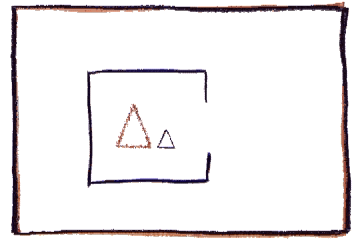
%> input picture code/image_processing/intermediate_data/0001.png, 360 x 240 px, given in place of 0051.png, which was not available
$ octave getRectangle.m   (GNU Octave 9; MATLAB toolbox functions it lacks are replaced by stand-ins)
%> lines starting %> are read from the running program, lines starting %| are printed output that depends on the picture; in (x1, y1, x2, y2) boxes, pixels count from 0 and x2, y2 are one past the last pixel; in counts of white or black regions, pixels touching at a corner belong together; the program's own positions count from 1; pictures that were not available may be replaced by others from this repository, and a replacement may not be noted
### code/image_processing/getShapes.m
function [dataArray newImage, dg2] = getShapes(diffImageGray, nbrs, range, intensity)
[height width] = size(diffImageGray);
if nargin < 4
    intensity = 100;
end

if nargin < 3
    range = 4;
end

if nargin < 2
    nbrs = 10;
end
% dancing videos nbrs = 0
% coaxing videos nbrs = 10 range = 4;
[dg1 dg2 dg3] = eroDilate(diffImageGray, 1);
%dg2 = diffImageGray;
%dg2 = dg1;
dg2(dg2< intensity) = 0;
dg2(dg2>= intensity) = 255;
imageData = dg2;
range = 4;
mat = -(range):range;
newImage = zeros(height, width);
newImage(1:range,:) = imageData(1:range,:);
newImage(height-range + 1,:) = imageData(height-range +1,:);
newImage(:,1:range) = imageData(:,1:range);
newImage(:,width- range + 1) = imageData(:,width-range + 1);
k = 0;
dataArray = zeros((height - 2*range)* (width - 2*range), 2);
count = 1;
for i = range +1:height-range
    for j = range +1:width-range
        temp = sum(sum(imageData(i+mat, j+mat)))/255;
        if (temp < nbrs)
            newImage(i,j) = 0;
        else
            newImage(i,j) = imageData(i,j);
            if(newImage(i, j) == 255)
                dataArray(count, :) = [i j];
                count = count+1;
            end
        end
    end
    k = k + 1;
end
dataArray = dataArray(1:count-1, :);
%imshow(newImage);
end

### code/image_processing/eroDilate.m
function [erodeImage dilImage imageData] = eroDilate(imageData, range)
%%eroDilate: this function erodes an image and then dilates it inorder to
%remove noises in the image and create solid boundaries in the object
% imageName : Name of the image on which the process is to be applied
%%
%imageData = imread(imageName);
%imageData = rgb2gray(imageData);
if nargin < 2
    range = 1;
end

[height width] = size(imageData);
mat = -(range):range;
newImage = zeros(height, width);
newImage(1:range,:) = imageData(1:range,:);
newImage(height-range + 1,:) = imageData(height-range +1,:);
newImage(:,1:range) = imageData(:,1:range);
newImage(:,width- range + 1) = imageData(:,width-range + 1);
for i = range +1:height-range
    for j = range +1:width-range
        newImage(i,j) = max(max(imageData(i+mat, j+mat)));
    end
end
erodeImage = uint8(newImage);
for i = range+1:height-range
    for j = range+1:width-range
        newImage(i,j) = min(min(erodeImage(i+mat, j+mat)));
    end
end
dilImage = uint8(newImage);
end

### code/image_processing/houghTest.m
function [BW vertex tmpImg P] = houghTest(BW, peakVal, numLines, pth, Previous)
    if nargin < 2
        peakVal = 0.5;
    end
    if nargin < 3
        numLines = 3;
    end

close all;
      % [4 lines of commented-out code are left out]
      imwrite(BW, 'pic.jpg', 'jpg');
      [H,T,R] = hough(BW, 'RhoResolution',2);
      % [6 lines of commented-out code are left out]


      P  = houghpeaks(H,numLines,'threshold',peakVal*(max(H(:))), ...
          'NHoodSize', [49 49]);
      x = T(P(:,2));
      y = R(P(:,1));
      fprintf('Number of peaks detected is %d\n', length(x));
      % [7 lines of commented-out code are left out]
      h = figure('visible', 'on'); imshow(BW), hold on
      x1 = 1:max(size(BW));
      yf = cell(numLines);
      for i = 1:numLines
          theta = x(i)*pi/180;
          y1 = round(y(i)/sin(theta) - x1*cot(theta));
          yf{i} = [y1' x1'];
          plot(x1,y1, 'LineWidth', 1);
          %axis([1 360 1 360]);
      end
      vertex= zeros(numLines, 2);
      tmp = 0;
      disp ('Calculating vertices of the triangle');
      for i = 1:numLines
          next = mod(i+tmp, numLines) + 1 ;
          theta1 = x(i)*pi/180;
          theta2 = x(next)*pi/180;
          xVert = (y(i)*sin(theta2) - y(next)*sin(theta1))/(sin(theta2-theta1));
          yVert = (y(i)*cos(theta2) - y(next)*cos(theta1))/(sin(theta1-theta2));
          vertex(i, :) = round([xVert yVert]);
          assert(~isempty(vertex(i,:)));
      end
      % axis([240, 360, 240, 360])
      %hold off;
      vertex
      plot(vertex(1, 1),vertex(1, 2),'x','LineWidth',1,'Color','yellow');
      plot(vertex(2, 1),vertex(2, 2),'x','LineWidth',1,'Color','red');
      if(numLines > 2)
        plot(vertex(3, 1),vertex(3, 2),'x','LineWidth',1,'Color','cyan');
        if(numLines > 3)
            plot(vertex(4, 1),vertex(4, 2),'x','LineWidth',1,'Color','blue');
            t= round(mean(vertex(3:4, :)));
            t1 = round((t + vertex(3, :))/2);
            t2 = round((t + vertex(4, :))/2);
            t2(1,2) = t2(1,2);
            plot(t1(1,1), t1(1,2),'x','LineWidth',1,'Color','cyan');
            plot(t2(1,1), t2(1,2),'x','LineWidth',1,'Color','blue');
            fp = fopen('test.txt', 'w');
            fprintf(fp, '%d %d \n %d %d \n %d %d \n%d %d \n%d %d \n%d %d \n',...
                vertex(1, 1), vertex(1, 2),vertex(2, 1), vertex(2, 2),...
                vertex(3, 1), vertex(3, 2),vertex(4, 1), vertex(4, 2), t1(1,1), t1(1,2), t2(1,1), t2(1,2));
            fclose(fp);
        end
      end

      % [5 lines of commented-out code are left out]
      print(h, '-dpng', pth);

        cell1 = getTriangle(vertex, 2);
        tmpImg = BW;
        diffTemp = zeros(size(BW));
        [height width] = size(BW);
        for i =1:size(cell1, 1)
            for j =1:size(cell1{i}, 1)
                tmp = cell1{i};
                tmp(tmp < 1) = 1;
                t1 = tmp(:,1);
                t1(t1>height) = height;
                tmp(:,1) = t1;
                t1 = tmp(:,2);
                t1(t1>width) = width;
                tmp(:,2) = t1;
                tmpImg(tmp(j,1), tmp(j,2)) = BW(tmp(j,1), tmp(j,2)) - BW(tmp(j,1), tmp(j,2));
                diffTemp(tmp(j,1), tmp(j,2)) = mod(diffTemp(tmp(j,1), tmp(j,2)), 255)+255 - BW(tmp(j,1), tmp(j,2));
            end
        end
        % [4 lines of commented-out code are left out]
end


        %plot(xy(:,1),xy(:,2),'LineWidth',2,'Color','green');
%hough transform matlab code
        % plot beginnings and ends of lines
        %plot(xy(1,1),xy(1,2),'x','LineWidth',1,'Color','yellow');
        %plot(xy(2,1),xy(2,2),'x','LineWidth',1,'Color','red');

        % determine the endpoints of the longest line segment

      % highlight the longest line segment
      %plot(xy_long(:,1),xy_long(:,2),'LineWidth',2,'Color','cyan');
%}

### code/image_processing/getRectangle.m
%function [] = getRectangle()
%end
directory = '../database/ImageChase';
currentImage = imread([directory '/' '0051.png']);
%> currentImage is the input picture: size 240x360x3 uint8; mean R, G, B 238.5, 235.6, 236.5
standardImage = imread([directory '/' '0004.png']);
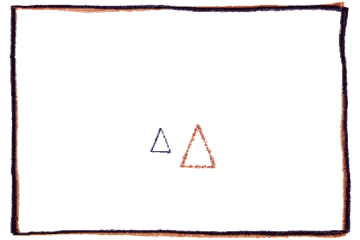
%> input picture code/image_processing/intermediate_data/0046.png, 360 x 240 px, given in place of 0004.png, which was not available
%> standardImage is the input picture: size 240x360x3 uint8; mean R, G, B 242.1, 239.1, 239.4
diffImage = standardImage - currentImage;
diffImage = rgb2gray(diffImage);
%> diffImage: size 240x360 uint8
diffImage = imresize(diffImage, [240 360]);
[r h] = size(diffImage);
%> r = 240; h = 360
[data image dg] = getShapes(diffImage, 0, 0, 60);
%> in eroDilate, `newImage(1:range,:) = imageData(1:range,:);`: newImage: size 240x360 double; every value is 0
%> after the loop in eroDilate, `for i = range +1:height-range`: newImage: size 240x360 double; min 0, max 248, mean 11.5
%> after the loop in eroDilate, `for i = range+1:height-range`: newImage: size 240x360 double; min 0, max 248, mean 5.8
%> in getShapes, `dg2(dg2>= intensity) = 255;`: dg2: size 240x360 uint8; 3.1% white; 90 white regions (80 under 20 px), largest, box (x1, y1, x2, y2) and area: (87, 69, 211, 188) 1495, (116, 104, 151, 149) 361, (14, 8, 21, 106) 194
%> in getShapes, `newImage(1:range,:) = imageData(1:range,:);`: newImage: size 240x360 double; 0% white in thin lines or dots, all inside (x1, y1, x2, y2) = (343, 2, 345, 4)
%> after the loop in getShapes, `for i = range +1:height-range`:
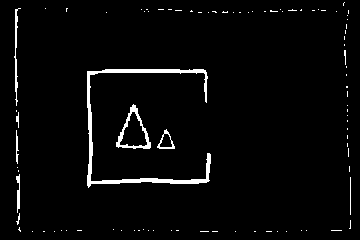
%> newImage: size 240x360 double; 3.1% white; 90 white regions (80 under 20 px), largest, box (x1, y1, x2, y2) and area: (87, 69, 211, 188) 1495, (116, 104, 151, 149) 361, (14, 8, 21, 106) 194
%> after the loop in getShapes, `for i = range +1:height-range`: count = 2658; k = 232
%> in getShapes, `dataArray = dataArray(1:count-1, :);`: dataArray = 2657 rows, first 12: [5 344; 6 344; 9 19; 9 20; 9 21; 9 46; 9 67; 9 68; 10 16; 10 17; 10 18; 10 67]
%> data has the same summary as dataArray in getShapes
[dataOrigin imageOrigin gdOrigin] = getShapes(255 ...
            -rgb2gray(imresize(currentImage, [240 360])), 0, 0, 60);
%> call 2 of getShapes, with nbrs = 0, range = 0, intensity = 60
%> call 2 of eroDilate, with range = 1
%> after the loop in eroDilate (call 2), `for i = range +1:height-range`: newImage: size 240x360 double; min 0, max 248, mean 29
%> after the loop in eroDilate (call 2), `for i = range+1:height-range`:
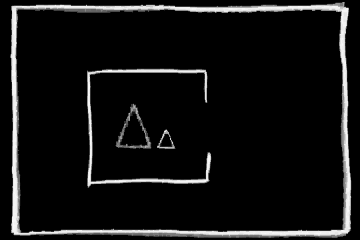
%> newImage: size 240x360 double; min 0, max 248, mean 19
%> in getShapes (call 2), `dg2(dg2>= intensity) = 255;`: dg2: size 240x360 uint8; 10.2% white; 4 white regions, box (x1, y1, x2, y2) and area: (10, 2, 351, 238) 6810, (87, 69, 211, 188) 1498, (116, 104, 151, 149) 362, (157, 129, 175, 149) 103
%> in getShapes (call 2), `newImage(1:range,:) = imageData(1:range,:);`: newImage: size 240x360 double; 0.02% white in thin lines or dots, all inside (x1, y1, x2, y2) = (335, 2, 345, 4)
%> in getShapes (call 2), `newImage(height-range + 1,:) = imageData(height-range +1,:);`: newImage: size 240x360 double; 0.23% white in thin lines or dots, all inside (x1, y1, x2, y2) = (148, 2, 345, 237)
%> after the loop in getShapes (call 2), `for i = range +1:height-range`:
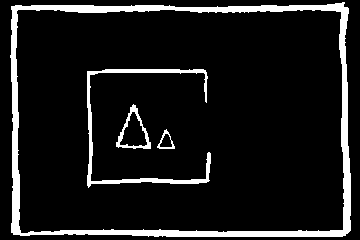
%> newImage: size 240x360 double; 10.1% white; 4 white regions, box (x1, y1, x2, y2) and area: (10, 2, 351, 237) 6725, (87, 69, 211, 188) 1498, (116, 104, 151, 149) 362, (157, 129, 175, 149) 103
%> after the loop in getShapes (call 2), `for i = range +1:height-range`: count = 8492; k = 232
tempImage = zeros(size(diffImage));
tempImage(20:220, 25:335) = imageOrigin(20:220,25:335);

squareImage = tempImage - image; %imageOrigin(3:237, 4:356);
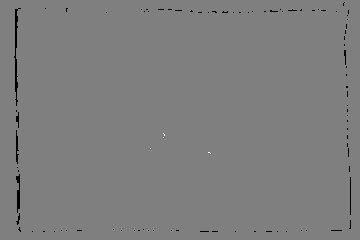
%> squareImage: size 240x360 double; min -255, max 255, mean -2.1; drawn with min black and max white
%imshow(image)
pth = ['test1' '/' 'check' '.lim.png'];
%image = edge(image,'canny');
[bw, vertices reducedImage1 P] = houghTest(squareImage, 0.3,...
    3,pth, 0);
%> in houghTest, `[H,T,R] = hough(BW, 'RhoResolution',2);`:
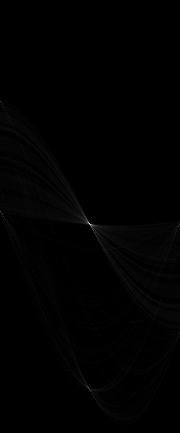
%> H: size 433x180 double; min 0, max 275, mean 1.6; drawn with min black and max white
%> in houghTest, `[H,T,R] = hough(BW, 'RhoResolution',2);`: T = 180 values from -90 to 89; R = 433 values from -432 to 432
%> in houghTest, `P  = houghpeaks(H,numLines,'threshold',peakVal*(max(H(:))), 'NHoodSize..`: P = [224 90; 388 89]
%> in houghTest, `x = T(P(:,2));`: x = [-1 -2]
%> in houghTest, `y = R(P(:,1));`: y = [14 342]
%| Number of peaks detected is 2
%> the loop in houghTest, `for i = 1:numLines` made 3 passes
%> theta on passes 1 to 2: -0.0175, -0.0349
%> after the loop in houghTest, `for i = 1:numLines`:
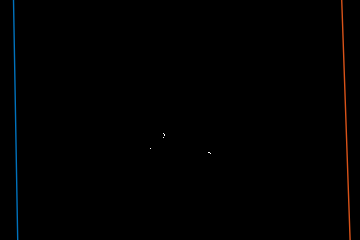
%> figure redrawn from the program's plot data
%> the run ends on the next line
